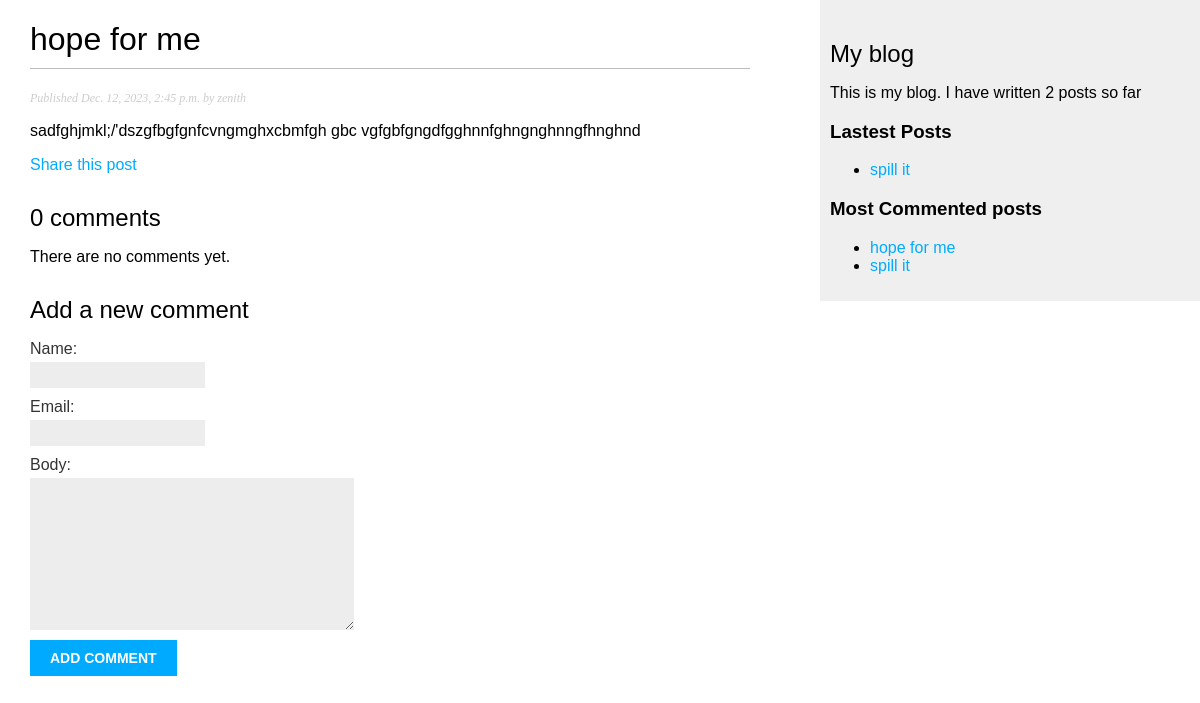
Before: /blog/2023/12/12/hope-for-me with the older database file.
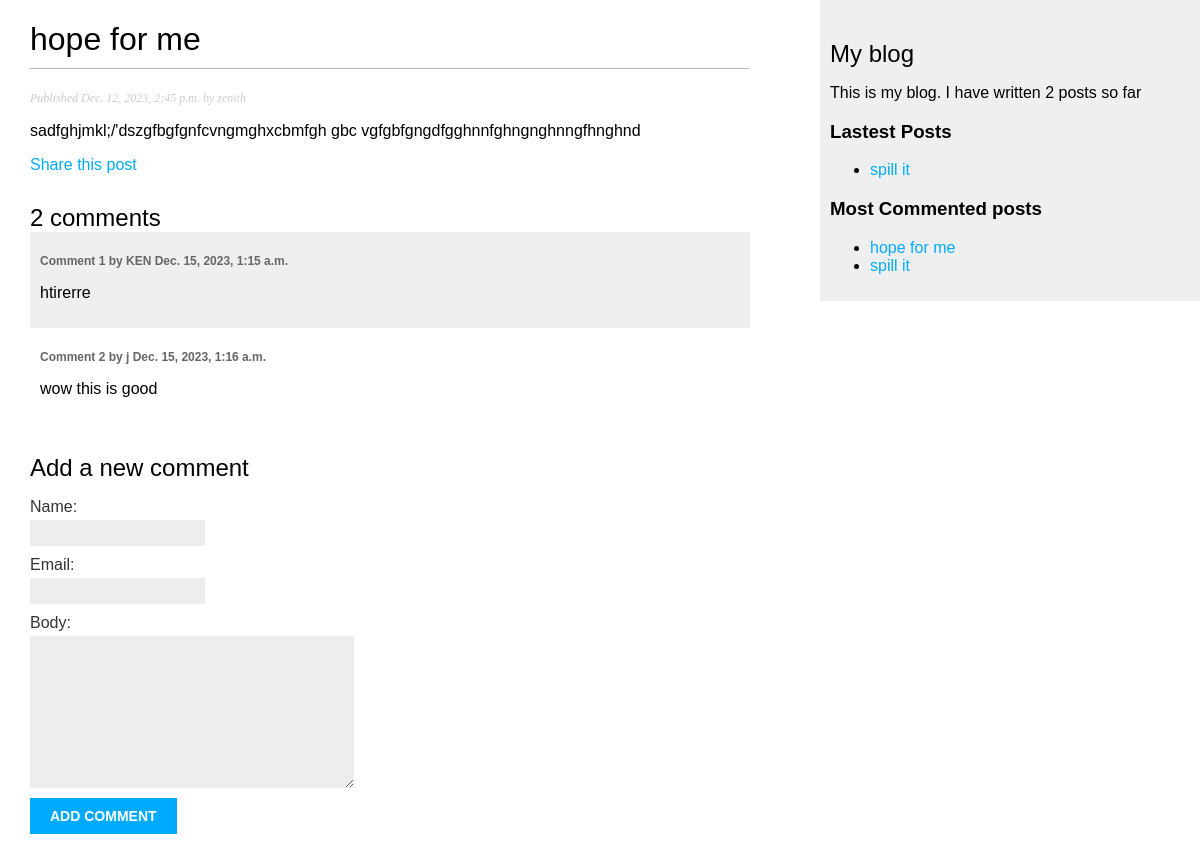
After: the same page with the newer database file.
### blog/models.py (models this page shows, shortened)
class Post(models.Model):
    STATUS_CHOICES = (
        ('draft','Draft'),
   ('published', 'Published')
    )
    title = models.CharField(max_length=250)
    slug =models.SlugField(max_length=250, unique_for_date='publish')
    author = models.ForeignKey(User, on_delete=models.CASCADE,related_name='blog_post')
    body = models.TextField()
    publish = models.DateTimeField(default=timezone.now)
    created = models.DateTimeField(auto_now_add=True)
    updated = models.DateTimeField(auto_now=True)
    status = models.CharField(max_length=10,
                              choices=STATUS_CHOICES,
                              default='draft')
    tags = TaggableManager()
    objects = models.Manager() # The default manager.
    published = PublishedManager() # Our custom manager.
    def get_absolute_url(self):
        return reverse('blog:post_detail',
                       args=[self.publish.year,
                             self.publish.month,
                             self.publish.day, self.slug])
    class Meta:
        ordering = ('-publish',)

class Comment(models.Model):
    post = models.ForeignKey(Post,
                             on_delete=models.CASCADE,
                             related_name='comments')
    name = models.CharField(max_length=80)
    email = models.EmailField()
    body = models.TextField()
    created = models.DateTimeField(auto_now_add=True)
    updated = models.DateTimeField(auto_now=True)
    active = models.BooleanField(default=True)
    class Meta:
        ordering = ('created',)

### blog/views.py (the view)
# urls.py: path('<int:year>/<int:month>/<int:day>/<slug:post>',views.post_detail,name='post_detail'),
def post_detail(request, year, month, day, post):
    post = get_object_or_404(Post, slug=post,
                                   status='published',
                                   publish__year=year,
                                   publish__month=month,
                                   publish__day=day)
    comments = post.comments.filter(active=True)
    new_comment = None
    if request.method == "POST":
        comment_form = CommentForm(data=request.POST)
        if comment_form.is_valid():
            new_comment = comment_form.save(commit=False)
            new_comment.post = post
            new_comment.save()
    else:
        comment_form = CommentForm()
    return render(request,
                  'blog/post/detail.html',
                  {'post': post,
                  'comments':comments,
                  'new_comment':new_comment,
                  'comment_form' :comment_form
                  })

### blog/forms.py
class CommentForm(forms.ModelForm):
    class Meta:
        model = Comment
        fields = ('name','email','body')

### blog/models.py (called while the page is built)
    def get_queryset(self):
        return super(PublishedManager, self).get_queryset().filter(status='published')

### blog/templatetags/blog_tags.py (called while the page is built)
@register.simple_tag
def total_posts():
    return Post.published.count()

@register.inclusion_tag('blog/post/lastest_posts.html')
def show_latest_posts(count=5):
    lastest_posts = Post.published.order_by('-publish')[:count]
    return {'lastest_posts':lastest_posts}

@register.simple_tag
def get_most_commented_posts(count=5):
    return Post.published.annotate(
        total_comments = Count('comments')
    ).order_by('-total_comments')[:count]

@register.filter(name='markdown')
def markdown_format(text):
    return mark_safe(markdown.markdown(text))

### blog/templates/blog/post/detail.html (shortened to what this page needs)
{% extends "blog/base.html" %}
{% load blog_tags%}
{% block content %}
  <h1>{{ post.title }}</h1>
  <p class="date">
    Published {{ post.publish }} by {{ post.author }}
  </p>
  {{ post.body|markdown }}
  <p>
    <a href="{% url "blog:post_share" post.id %}">
      Share this post
    </a>
  </p>
  {% with comments.count as total_comments %}
  <h2>
    {{ total_comments }} comment{{ total_comments|pluralize }}
  </h2>
{% endwith %}
{% for comment in comments %}
  <div class="comment">
    <p class="info">
      Comment {{ forloop.counter }} by {{ comment.name }}
      {{ comment.created }}
    </p>
    {{ comment.body|linebreaks }}
  </div>
{% empty %}
  <p>There are no comments yet.</p>
{% endfor %}
{% if new_comment %}
  <h2>Your comment has been added.</h2>
{% else %}
  <h2>Add a new comment</h2>
  <form method="post">
    {{ comment_form.as_p }}
    <p><input type="submit" value="Add comment"></p>
  </form>
{% endif %}
{% endblock %}

### blog/templates/blog/base.html (shortened to what this page needs)
{% load blog_tags %}
{% load static %}
<!DOCTYPE html>
<html>
<head>
  <link href="{% static "css/blog.css" %}" rel="stylesheet">
</head>
<body>
  <div id="content">
    {% block content %}
    {% endblock %}
  </div>
  <div id="sidebar">
    <h2>My blog</h2>
    <p>This is my blog. I have written {% total_posts%} posts so far</p>
    <h3> Lastest Posts</h3>
    {% show_latest_posts 1 %}
    <h3> Most Commented posts</h3>
    {% get_most_commented_posts as most_commented_posts %}
    <ul>
      {% for post in most_commented_posts%}
      <li>
        <a href="{{post.get_absolute_url}}">{{post.title}}</a>
      </li>
      {% endfor %}
    </ul>
  </div>
</body>
</html>

### blog/templates/blog/post/lastest_posts.html
<ul>
    {% for post in lastest_posts%}
    <li>
        <a href="{{post.get_absolute_url}}">{{post.title}}</a>
    </li>
    {% endfor %}
</ul>

### blog/templates/blog/static/css/blog.css (style rules this page uses)
body { margin:0; padding:0; font-family:helvetica, sans-serif; }
a { color:#00abff; text-decoration:none; }
h1 { font-weight:normal; border-bottom:1px solid #bbb; padding:0 0 10px 0; }
h2 { font-weight:normal; margin:30px 0 0; }
#content { float:left; width:60%; padding:0 0 0 30px; }
#sidebar { float:right; width:30%; padding:10px; background:#efefef; height:100%; }
p.date { color:#ccc; font-family: georgia, serif; font-size: 12px; font-style: italic; }
label { float:left; clear:both; color:#333; margin-bottom:4px; }
input, textarea { clear:both; float:left; margin:0 0 10px; background:#ededed; border:0; padding:6px 10px; font-size:12px; }
input[type=submit] { font-weight:bold; background:#00abff; color:#fff; padding:10px 20px; font-size:14px; text-transform:uppercase; }
.comment { padding:10px; }
.comment:nth-child(even) { background:#efefef; }
.comment .info { font-weight:bold; font-size:12px; color:#666 }

Changed rows visible on the page:
added Comment: name "KEN", created "Dec. 15, 2023, 1:15 a.m.", body "htirerre"
added Comment: name "j", created "Dec. 15, 2023, 1:16 a.m.", body "wow this is good"
Other visible differences:
{{ total_comments }}: "0" → "2"
text no longer shown: "There are no comments yet."
